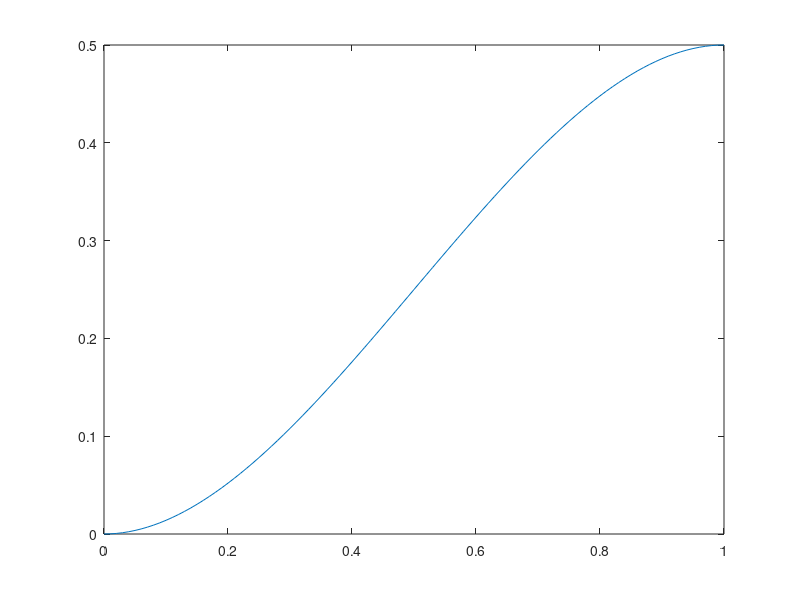

The MATLAB source for this figure:
t = 0:0.01:1;

a0 =0;
a1 = 0;
a2 = 1.5;
a3 = -1;
tt = a0 + a1*t + a2*t.^2+a3*t.^3;
tdot = a1 + 2*a2*t+3*a3*t.^2;
tddot = 2*a2+6*a3*t;
thetas = [t;tdot;tddot];

plot(t, tt)

% a=-2\:b=6,\:c=-4.5,\:d=1